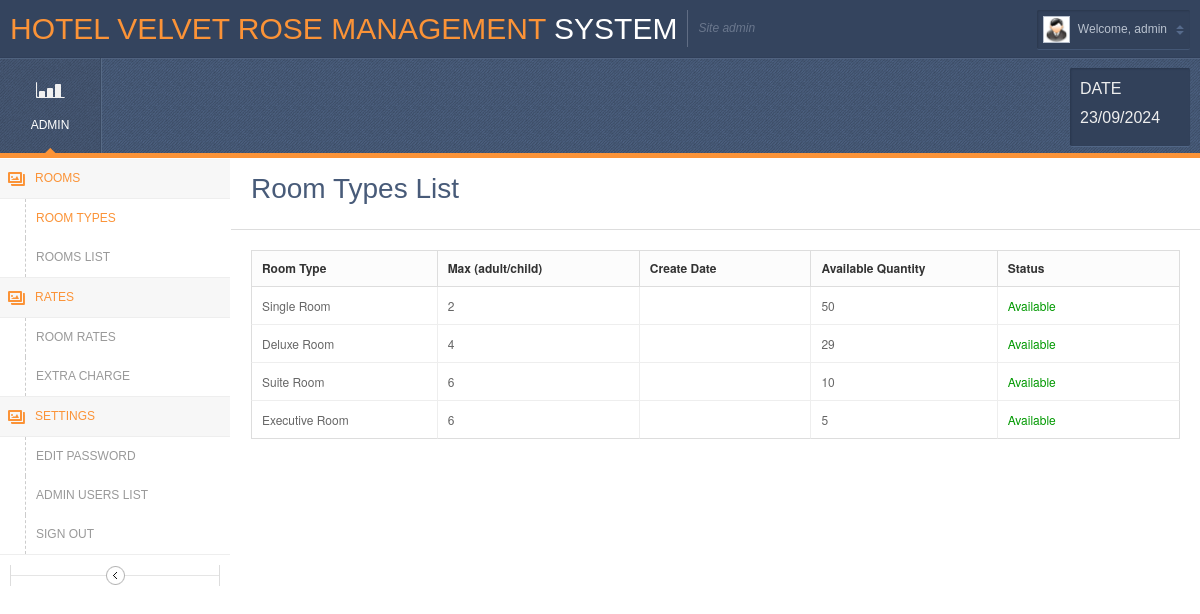
The app's page /Admin/roomtype.php (signed in) with its own data.
### tables this page shows
CREATE TABLE `room` (
  `room_id` int(10) NOT NULL,
  `room_type` varchar(25) NOT NULL,
  `cost` int(25) NOT NULL,
  `available_quantity` int(11) NOT NULL,
  `accomodates_people` varchar(255) NOT NULL,
  `description` varchar(10000) DEFAULT NULL,
  `image_url` varchar(255) NOT NULL,
  `create_date` date DEFAULT NULL
);

### Admin/roomtype.php (the view, shortened to what this page needs)
<?php
require_once('db.php');
$sql = "SELECT room_id, room_type, available_quantity, accomodates_people,create_date FROM room";
$stmt = $conn->prepare($sql);
$stmt->execute();
$rooms = $stmt->fetchAll(PDO::FETCH_ASSOC);
?>
<!DOCTYPE html PUBLIC "-//W3C//DTD XHTML 1.0 Transitional//EN" "http://www.w3.org/TR/xhtml1/DTD/xhtml1-transitional.dtd">
<html xmlns="http://www.w3.org/1999/xhtml">
<head>
    <link rel="stylesheet" href="css/style.default.css" type="text/css" />
</head>
<body class="withvernav">
    <div class="bodywrapper">
        <div class="topheader">
            <div class="left">
                <h1 class="logo">Hotel Velvet Rose Management<span> System</span></h1>
                <span class="slogan">Site admin</span>
                <br clear="all" />
            </div>
            <div class="right">
            <div class="userinfo">
                    <img src="images/icons/admin.jpg" height="25" alt="" />
                    <span class="slogan">
                    <?php
                    if (isset($_SESSION['username'])) {
                        echo "Welcome, " . $_SESSION['username'];
                    } else {
                        echo "Site admin";
                    }
                    ?>
                </span>
                </div>
            </div>
        </div>
        <div class="header">
            <ul class="headermenu">
                <li class="current"><a href="dashboard.php"><span class="icon icon-chart"></span>Admin</a></li>
            </ul>
            <div class="headerwidget">
                <div class="earnings">
                    <div>
                    <h4>date</h4>
                    <h4><?php echo date('d/m/Y'); ?></h4>
                    </div>
                </div>
            </div>
        </div>
        <div class="vernav2 iconmenu">
            <ul>
                <li class="current"><a href="#rtype" class="gallery">Rooms</a>
                    <span class="arrow"></span>
                    <ul id="rtype">
                        <li class="current"><a href="roomtype.php">Room Types</a></li>
                        <li><a href="room.php">Rooms List</a></li>
                    </ul>
                </li>
                <li class="current"><a href="#rooms" class="gallery">Rates</a>
                    <span class="arrow"></span>
                    <ul id="rooms">
                        <li><a href="roomrate.php">Room Rates</a></li>
                        <li><a href="extracharge.php">Extra Charge</a></li>
                    </ul>
                </li>
                <li class="current"><a href="#tax" class="gallery">Settings</a>
                    <span class="arrow"></span>
                    <ul id="tax">
                        <li><a href="change-password.php">Edit Password</a></li>
                        <li><a href="users.php">Admin Users list</a></li>
                        <li><a href="javascript:void(0)" onclick="document.logout.submit();">Sign Out</a></li>
                    </ul>
                </li>
            </ul>
            <a class="togglemenu"></a>
            <br /><br />
        </div>
        <div class="centercontent tables">
            <div class="pageheader notab">
                <h1 class="pagetitle">Room Types List</h1>
            </div>
            <div id="contentwrapper" class="contentwrapper">
                <table cellpadding="0" cellspacing="0" border="0" class="stdtable stdtablequick" id="dyntable2">
                    <colgroup>
                        <col class="con0" style="width: 4%" />
                        <col class="con1" />
                        <col class="con0" />
                        <col class="con1" />
                        <col class="con0" />
                    </colgroup>
                    <thead>
                        <tr>
                            <th class="head0" width="5%" style='font-size: 12px;'>Room Type</th>
                            <th class="head0" width="5%" style='font-size: 12px;'>Max (adult/child)</th>
                            <th class="head0" width="5%" style='font-size: 12px;'>Create Date</th>
                            <th class="head0" width="5%" style='font-size: 12px;'>Available Quantity</th>
                            <th class="head0" width="5%" style='font-size: 12px;'>Status</th>
                        </tr>
                    </thead>
                    <tbody>
                        <?php
                        if (!empty($rooms)) {
                            foreach ($rooms as $row) {
                                echo "<tr>";
                                echo "<td class='con0' style='font-size: 12px;'>" . $row["room_type"] . "</td>";
                                echo "<td class='con0' style='font-size: 12px;'>" . $row["accomodates_people"] . "</td>";
                                echo "<td class='con0' style='font-size: 12px;'>" . $row["create_date"] . "</td>";
                                echo "<td class='con0' style='font-size: 12px;'>" . $row["available_quantity"] . "</td>";
                                echo "<td class='con0' style='font-size: 12px;'><font color='#009900'>Available</font></td>";
                                echo "</tr>";
                            }
                        } else {
                            echo "<tr><td colspan='7' class='aligncenter'>No records found</td></tr>";
                        }
                        ?>
                    </tbody>
                </table>
            </div>
        </div>
    </div>
</body>
</html>

### records on screen
room: room_type "Single Room", accomodates_people "2", available_quantity "50"
room: room_type "Deluxe Room", accomodates_people "4", available_quantity "29"
room: room_type "Suite Room", accomodates_people "6", available_quantity "10"
room: room_type "Executive Room", accomodates_people "6", available_quantity "5"

### other values on screen
$_SESSION['username'] "admin"
